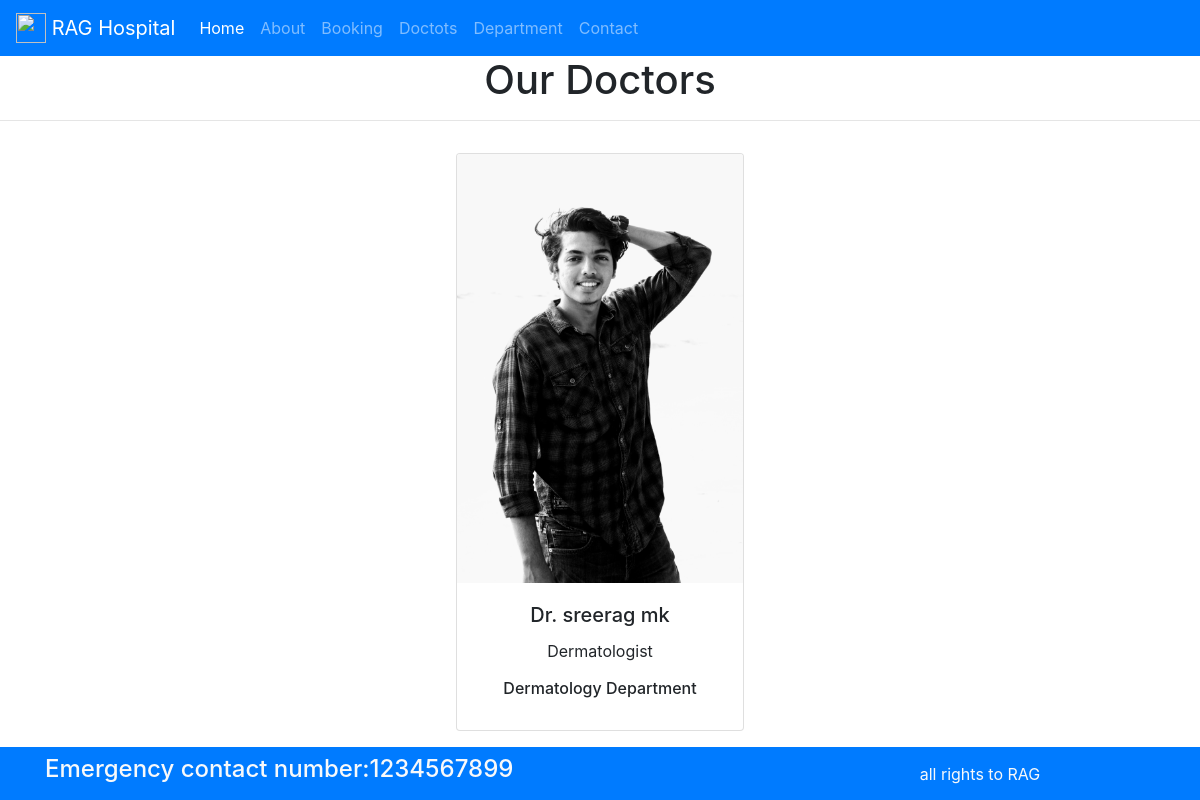
Page /doctors on the committed database.
### home/models.py (models this page shows, shortened)
class Doctors(models.Model):
    doc_name=models.CharField(max_length=255)
    doc_spec=models.CharField(max_length=255)
    dep_name=models.ForeignKey(Departments, on_delete=models.CASCADE)
    doc_image=models.ImageField(upload_to="doctors")

class Departments(models.Model):
    dep_name = models.CharField(max_length=100)
    dep_description=models.TextField()
    def __str__(self):
        return self.dep_name

### home/views.py (the view)
# urls.py: path('doctors', views.doctors,name="doctors"),
def doctors(request):
    dict_doc={
        'doctors': Doctors.objects.all()
    }
    return render(request, 'doctors.html',dict_doc)

### templates/doctors.html (shortened to what this page needs)
{% extends 'base.html' %}
{% block content %}
<h1 class="text-center">Our Doctors</h1>
<hr>
<div class="container text-center">
{% for d in doctors%}
<div class="card text-center mx-3 my-3" style="width: 18rem; display:inline-block;">
    <img src="{{d.doc_image.url}}" class="card-img-top" alt="...">
    <div class="card-body">
      <h5 class="card-title">Dr. {{d.doc_name}}</h5>
      <p class="card-text">{{d.doc_spec}}</p>
      <h6 class="card-title">{{d.dep_name}} Department</h6>
    </div>
  </div>
{%endfor%}
</div>
{% endblock content %}

### templates/base.html (shortened to what this page needs)
{% load static %}
<!DOCTYPE html>
<html>
    <head>
        <link rel="stylesheet" href="">
        <link rel="stylesheet" href="https://cdn.jsdelivr.net/npm/bootstrap@4.6.2/dist/css/bootstrap.min.css">
        <link rel="stylesheet" href="{% static '/css/style.css'%}">
    </head>
    <body>
        <nav class="navbar navbar-expand-lg  navbar-dark bg-primary">
            <a class="navbar-brand" href="#">
                <img src="/docs/4.6/assets/brand/bootstrap-solid.svg" width="30" height="30" class="d-inline-block align-top" alt="">
                RAG Hospital
              </a>
            <div class="collapse navbar-collapse" id="navbarNav">
              <ul class="navbar-nav" justify-content="center">
                <li class="nav-item active">
                  <a class="nav-link" href=" {% url 'home' %}">Home <span class="sr-only">(current)</span></a>
                </li>
                <li class="nav-item">
                  <a class="nav-link" href="{% url 'about' %}">About</a>
                </li>
                <li class="nav-item">
                  <a class="nav-link" href="{% url 'booking' %}">Booking</a>
                </li>
                <li class="nav-item">
                  <a class="nav-link" href="{% url 'doctors' %}">Doctots</a>
                </li>
                <li class="nav-item">
                  <a class="nav-link" href="{% url 'department' %}">Department</a>
                </li>
                <li class="nav-item">
                  <a class="nav-link" href="{% url 'contact' %}">Contact</a>
                </li>
              </ul>
            </div>
          </nav>
        {%block content%} {%endblock%}
        <section class=''>
            <footer class='pt-2 pb-2 bg-primary text-light'>
                <div class="container">
                    <div class="row align-items-center">
                        <div class="col-12 col-md-8">
                            <h4>Emergency contact number:1234567899</h4>
                        </div>
                        <div class="col-12 col-md-4 mt-4 mt-md-0 text-center text md-end">
                            all rights to RAG
                        </div>
                    </div>
                </div>
    </body>
</html>

### rows in the picture
Doctors: doc_image (picture), doc_name "sreerag mk", doc_spec "Dermatologist", dep_name "Dermatology"
